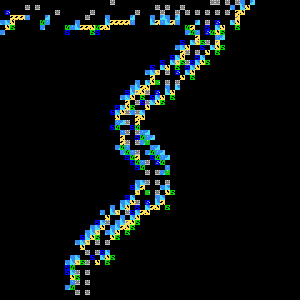

The image is a tile-based game level rendered from a .tmx file. Its description and source (layers, tilesets, objects; grid data summarised) follow:
An orthogonal 60x60 tile map with 5x5 px tiles, 2 tile layers (Camada de Tiles 1, terrainDetail).

<map version="1.5" tiledversion="2021.02.15" orientation="orthogonal" renderorder="right-down" width="60" height="60" tilewidth="5" tileheight="5" infinite="0" nextlayerid="3" nextobjectid="1">
 <tileset firstgid="1" source="tiles.tsx" />
 <layer id="1" name="Camada de Tiles 1" width="60" height="60">
  <data>[3600 cells, 3600 non-empty, 13 distinct tile ids]</data>
 </layer>
 <layer id="2" name="terrainDetail" width="60" height="60">
  <data>[3600 cells, 533 non-empty, 17 distinct tile ids]</data>
 </layer>
</map>